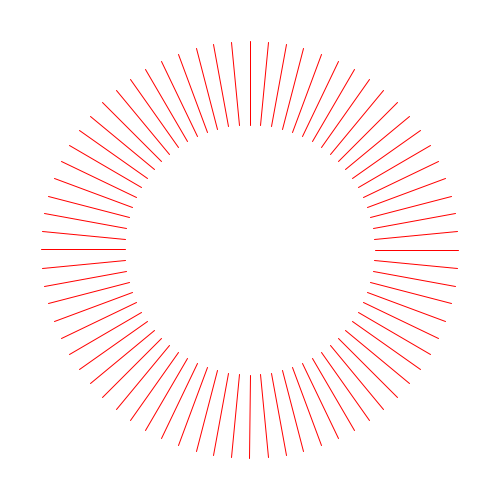
Frame 1 (no input)
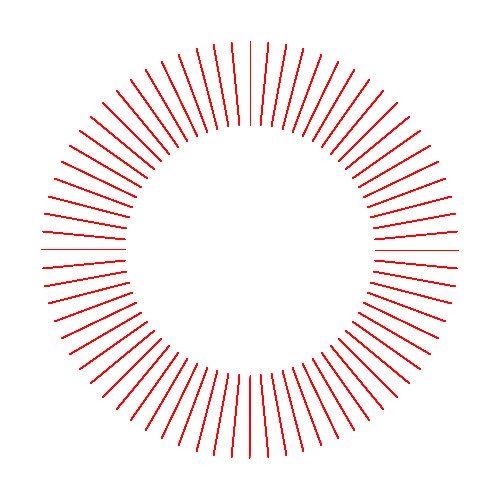
Frame 60 (the mouse pressed at the canvas centre just before this capture)
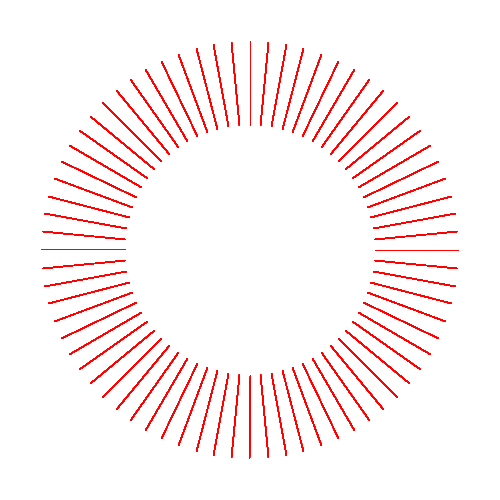
Frame 120 (the mouse held since frame 60 and released just before this capture)

The Processing sketch that drew these frames (run headless with seeded random() and noise(); from frame 60 on, the mouse is pressed at the canvas centre):

// Processing sketch: fp_pg_q_05_18
// ── fp_pg_q_05_18.pde
// 問題 5.18 図 5.7(b) に示すように直線の色変化で，色相環を表現せよ．
void setup() {
  size(500, 500);
  background(255, 255, 255);
  colorMode(HSB, 100);
}

void draw() {
  float p = 5.0;
  float w = (width - (p * 26)) / 25;
  float h = 0;
  float s = 0;
  float b = 100;
  float x1 = 0;
  float y1 = 0;
  float x2 = 0;
  float y2 = 0;
  for(float i = 0; i < 360; i+=5){
    //h += (100/25);
    // 色相 (Hue)H，彩度 (Saturation)S，明度 (Brightness)B
    //s += (100/25);
    x1 = width/2 + (width/4 * cos(radians(360 * i/360)));;
    y1 = height/2 + (height/4 * sin(radians(360 * i/360)));
    x2 = width/2 + (width/2.4 * cos(radians(360 * i/360)));
    y2 = height/2 + (height/2.4 * sin(radians(360 * i/360)));
    strokeWeight(1.0);
    stroke(0, 255, 102);
    //stroke(h, s, b);
    line(x1, y1 , x2, y2);
  }
}
